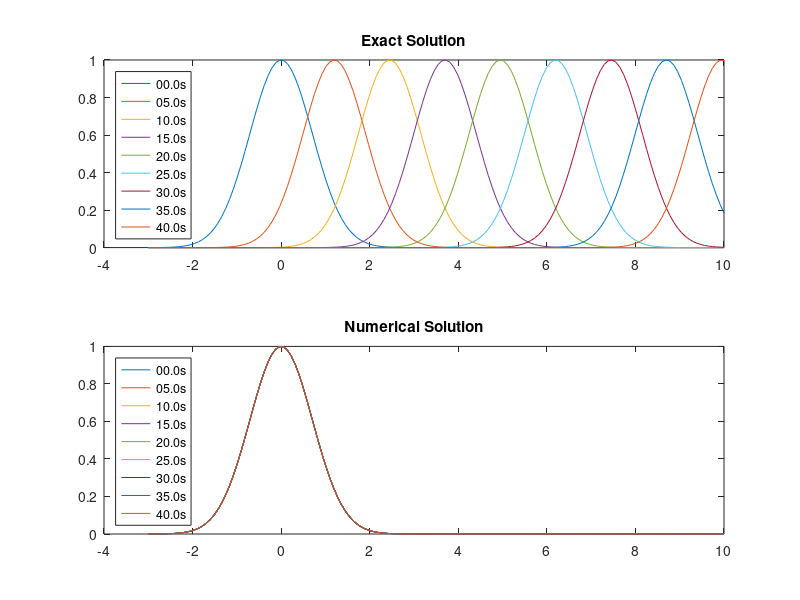

MATLAB code to generate this figure:
 clear all; close all;
%% Input Parameters
c        = 0.25; % Speed [m/s]
x_left   = -3; % left side of x coordinate[m]
x_right  = 10; % right side of x coordinate[m]
x_num    = 150; % Number of Lattice points[-]
t        = 0; %simulation time[s]
dt       = 0.2; % Simulation time step[s]
t_max    = 40; % time to finish simulation[s]
num_loop = 0; % Loop counter for simulation[-]
num_out  = 25; % plot ever num_out time step[-]


%% Initial Condition
x = linspace(x_left, x_right, x_num); % x coordinate system[m]
phi_init = exp(-x.^2); % initial distribution of phi


%% Simulation
phi_old = phi_init; % phi for nth time step
phi_new = phi_init; % phi for n+1th time step

% plot
ax_exact = subplot(2,1,1);
ax_num   = subplot(2,1,2);
xlim(ax_exact, [x_left, x_right]);
xlim(ax_num, [x_left, x_right]);
ylim(ax_exact, [-0.1, 1.1]);
ylim(ax_num, [-0.1, 1.1]);
% initial plot
plot(ax_exact, x, phi_init, "DisplayName", [num2str(t,'%04.1f'),'s']);
hold(ax_exact,"on");
plot(ax_num, x, phi_init, "DisplayName", [num2str(t,'%04.1f'),'s']);
hold(ax_num, "on");

while true
    % exact solution
    phi_exact = exp(-(x-c*t).^2);

    % numerical solution
    for i = 2:x_num
        phi_new(i) = phi_old(i); %- Write Your code here! -%

    end

    % updata
    phi_old = phi_new;
    num_loop = num_loop + 1;
    t = t + dt;


    if mod(num_loop, num_out) == 0
        disp([num2str(num_loop, '%04d'),'th iteration : ', num2str(t,'%04.2f'), 's'])
        plot(ax_exact, x, phi_exact, "DisplayName", [num2str(t,'%04.1f'),'s']);
        hold(ax_exact,"on");
        plot(ax_num, x, phi_new, "DisplayName", [num2str(t,'%04.1f'),'s']);
        hold(ax_exact,"on");
    end

    % judge time step and output
    if (t > t_max) || ( t== t_max)
        break
    end
end

title(ax_exact, 'Exact Solution');
title(ax_num, 'Numerical Solution');
legend(ax_exact, "Location", 'northwest')
legend(ax_num, "Location", 'northwest')